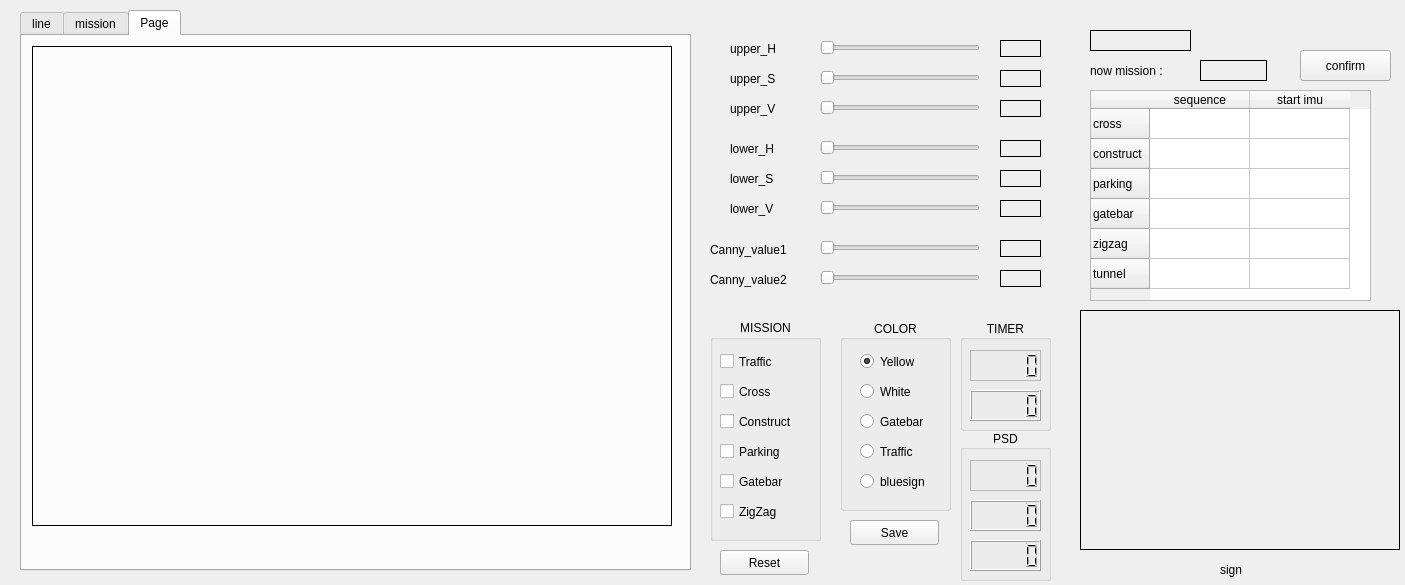
<?xml version="1.0" encoding="UTF-8"?>
<ui version="4.0">
 <class>MainWindowDesign</class>
 <widget class="QMainWindow" name="MainWindowDesign">
  <property name="geometry">
   <rect>
    <x>0</x>
    <y>0</y>
    <width>1405</width>
    <height>585</height>
   </rect>
  </property>
  <property name="windowTitle">
   <string>QRosApp</string>
  </property>
  <property name="windowIcon">
   <iconset resource="../resources/images.qrc">
    <normaloff>:/images/icon.png</normaloff>:/images/icon.png</iconset>
  </property>
  <property name="locale">
   <locale language="English" country="Australia"/>
  </property>
  <widget class="QWidget" name="centralwidget">
   <widget class="QTabWidget" name="tabWidget">
    <property name="geometry">
     <rect>
      <x>20</x>
      <y>10</y>
      <width>671</width>
      <height>561</height>
     </rect>
    </property>
    <property name="currentIndex">
     <number>2</number>
    </property>
    <widget class="QWidget" name="line">
     <attribute name="title">
      <string>line</string>
     </attribute>
     <widget class="QLabel" name="fps_label">
      <property name="geometry">
       <rect>
        <x>40</x>
        <y>250</y>
        <width>41</width>
        <height>17</height>
       </rect>
      </property>
      <property name="frameShape">
       <enum>QFrame::Box</enum>
      </property>
      <property name="text">
       <string/>
      </property>
     </widget>
     <widget class="QLabel" name="label_19">
      <property name="geometry">
       <rect>
        <x>10</x>
        <y>250</y>
        <width>31</width>
        <height>17</height>
       </rect>
      </property>
      <property name="text">
       <string>fps :</string>
      </property>
     </widget>
     <widget class="QLabel" name="label_top_name">
      <property name="geometry">
       <rect>
        <x>460</x>
        <y>250</y>
        <width>70</width>
        <height>20</height>
       </rect>
      </property>
      <property name="text">
       <string>top view</string>
      </property>
     </widget>
     <widget class="QLabel" name="label_yellow_line">
      <property name="geometry">
       <rect>
        <x>10</x>
        <y>270</y>
        <width>320</width>
        <height>240</height>
       </rect>
      </property>
      <property name="frameShape">
       <enum>QFrame::Box</enum>
      </property>
      <property name="text">
       <string/>
      </property>
     </widget>
     <widget class="QLabel" name="label_raw_image">
      <property name="geometry">
       <rect>
        <x>10</x>
        <y>10</y>
        <width>320</width>
        <height>240</height>
       </rect>
      </property>
      <property name="frameShape">
       <enum>QFrame::Box</enum>
      </property>
      <property name="text">
       <string/>
      </property>
      <property name="alignment">
       <set>Qt::AlignCenter</set>
      </property>
     </widget>
     <widget class="QLabel" name="label_white_name">
      <property name="geometry">
       <rect>
        <x>470</x>
        <y>510</y>
        <width>40</width>
        <height>17</height>
       </rect>
      </property>
      <property name="text">
       <string>white</string>
      </property>
     </widget>
     <widget class="QLabel" name="label_white_line">
      <property name="geometry">
       <rect>
        <x>340</x>
        <y>270</y>
        <width>320</width>
        <height>240</height>
       </rect>
      </property>
      <property name="frameShape">
       <enum>QFrame::Box</enum>
      </property>
      <property name="text">
       <string/>
      </property>
     </widget>
     <widget class="QLabel" name="label_front_name">
      <property name="geometry">
       <rect>
        <x>120</x>
        <y>250</y>
        <width>80</width>
        <height>20</height>
       </rect>
      </property>
      <property name="text">
       <string>front view</string>
      </property>
     </widget>
     <widget class="QLabel" name="label_perspective">
      <property name="geometry">
       <rect>
        <x>340</x>
        <y>10</y>
        <width>320</width>
        <height>240</height>
       </rect>
      </property>
      <property name="frameShape">
       <enum>QFrame::Box</enum>
      </property>
      <property name="text">
       <string/>
      </property>
     </widget>
     <widget class="QLabel" name="label_yellow_name">
      <property name="geometry">
       <rect>
        <x>130</x>
        <y>510</y>
        <width>50</width>
        <height>17</height>
       </rect>
      </property>
      <property name="text">
       <string>yellow</string>
      </property>
     </widget>
    </widget>
    <widget class="QWidget" name="mission">
     <attribute name="title">
      <string>mission</string>
     </attribute>
     <widget class="QLabel" name="label_front_name_2">
      <property name="geometry">
       <rect>
        <x>120</x>
        <y>250</y>
        <width>80</width>
        <height>20</height>
       </rect>
      </property>
      <property name="text">
       <string>front view</string>
      </property>
     </widget>
     <widget class="QLabel" name="label_perspective2">
      <property name="geometry">
       <rect>
        <x>340</x>
        <y>10</y>
        <width>320</width>
        <height>240</height>
       </rect>
      </property>
      <property name="frameShape">
       <enum>QFrame::Box</enum>
      </property>
      <property name="text">
       <string/>
      </property>
      <property name="alignment">
       <set>Qt::AlignLeading|Qt::AlignLeft|Qt::AlignTop</set>
      </property>
     </widget>
     <widget class="QLabel" name="label_raw_image2">
      <property name="geometry">
       <rect>
        <x>10</x>
        <y>10</y>
        <width>320</width>
        <height>241</height>
       </rect>
      </property>
      <property name="frameShape">
       <enum>QFrame::Box</enum>
      </property>
      <property name="text">
       <string/>
      </property>
     </widget>
     <widget class="QLabel" name="label_gatebar_name">
      <property name="geometry">
       <rect>
        <x>460</x>
        <y>510</y>
        <width>60</width>
        <height>17</height>
       </rect>
      </property>
      <property name="text">
       <string>gatebar</string>
      </property>
     </widget>
     <widget class="QLabel" name="label_top_name_2">
      <property name="geometry">
       <rect>
        <x>470</x>
        <y>250</y>
        <width>71</width>
        <height>20</height>
       </rect>
      </property>
      <property name="text">
       <string>top view</string>
      </property>
     </widget>
     <widget class="QLabel" name="label_traffic_name">
      <property name="geometry">
       <rect>
        <x>140</x>
        <y>510</y>
        <width>50</width>
        <height>17</height>
       </rect>
      </property>
      <property name="text">
       <string>traffic</string>
      </property>
     </widget>
     <widget class="QLabel" name="label_traffic">
      <property name="geometry">
       <rect>
        <x>10</x>
        <y>270</y>
        <width>320</width>
        <height>240</height>
       </rect>
      </property>
      <property name="frameShape">
       <enum>QFrame::Box</enum>
      </property>
      <property name="text">
       <string/>
      </property>
      <property name="scaledContents">
       <bool>false</bool>
      </property>
      <property name="alignment">
       <set>Qt::AlignRight|Qt::AlignTop|Qt::AlignTrailing</set>
      </property>
     </widget>
     <widget class="QLabel" name="label_gatebar">
      <property name="geometry">
       <rect>
        <x>340</x>
        <y>270</y>
        <width>320</width>
        <height>240</height>
       </rect>
      </property>
      <property name="frameShape">
       <enum>QFrame::Box</enum>
      </property>
      <property name="text">
       <string/>
      </property>
      <property name="alignment">
       <set>Qt::AlignLeading|Qt::AlignLeft|Qt::AlignTop</set>
      </property>
     </widget>
    </widget>
    <widget class="QWidget" name="tab">
     <attribute name="title">
      <string>Page</string>
     </attribute>
     <widget class="QLabel" name="label_raw_image_2">
      <property name="geometry">
       <rect>
        <x>10</x>
        <y>10</y>
        <width>640</width>
        <height>480</height>
       </rect>
      </property>
      <property name="frameShape">
       <enum>QFrame::Box</enum>
      </property>
      <property name="text">
       <string/>
      </property>
      <property name="alignment">
       <set>Qt::AlignCenter</set>
      </property>
     </widget>
    </widget>
   </widget>
   <widget class="QLabel" name="label_Canny_value">
    <property name="geometry">
     <rect>
      <x>1000</x>
      <y>240</y>
      <width>41</width>
      <height>17</height>
     </rect>
    </property>
    <property name="frameShape">
     <enum>QFrame::Box</enum>
    </property>
    <property name="text">
     <string/>
    </property>
   </widget>
   <widget class="QLabel" name="label_10">
    <property name="geometry">
     <rect>
      <x>710</x>
      <y>240</y>
      <width>91</width>
      <height>20</height>
     </rect>
    </property>
    <property name="text">
     <string>Canny_value1</string>
    </property>
   </widget>
   <widget class="QLabel" name="label_Canny_ratio">
    <property name="geometry">
     <rect>
      <x>1000</x>
      <y>270</y>
      <width>41</width>
      <height>17</height>
     </rect>
    </property>
    <property name="frameShape">
     <enum>QFrame::Box</enum>
    </property>
    <property name="text">
     <string/>
    </property>
   </widget>
   <widget class="QSlider" name="Canny_ratio">
    <property name="geometry">
     <rect>
      <x>820</x>
      <y>270</y>
      <width>160</width>
      <height>16</height>
     </rect>
    </property>
    <property name="maximum">
     <number>255</number>
    </property>
    <property name="orientation">
     <enum>Qt::Horizontal</enum>
    </property>
   </widget>
   <widget class="QSlider" name="Canny_value">
    <property name="geometry">
     <rect>
      <x>820</x>
      <y>240</y>
      <width>160</width>
      <height>16</height>
     </rect>
    </property>
    <property name="maximum">
     <number>255</number>
    </property>
    <property name="orientation">
     <enum>Qt::Horizontal</enum>
    </property>
   </widget>
   <widget class="QLabel" name="label_11">
    <property name="geometry">
     <rect>
      <x>710</x>
      <y>270</y>
      <width>101</width>
      <height>20</height>
     </rect>
    </property>
    <property name="text">
     <string>Canny_value2</string>
    </property>
   </widget>
   <widget class="QLabel" name="label_lower_V">
    <property name="geometry">
     <rect>
      <x>1000</x>
      <y>200</y>
      <width>41</width>
      <height>17</height>
     </rect>
    </property>
    <property name="frameShape">
     <enum>QFrame::Box</enum>
    </property>
    <property name="text">
     <string/>
    </property>
   </widget>
   <widget class="QSlider" name="upper_S">
    <property name="geometry">
     <rect>
      <x>820</x>
      <y>70</y>
      <width>160</width>
      <height>16</height>
     </rect>
    </property>
    <property name="maximum">
     <number>255</number>
    </property>
    <property name="orientation">
     <enum>Qt::Horizontal</enum>
    </property>
   </widget>
   <widget class="QLabel" name="label_2">
    <property name="geometry">
     <rect>
      <x>730</x>
      <y>70</y>
      <width>67</width>
      <height>17</height>
     </rect>
    </property>
    <property name="text">
     <string>upper_S</string>
    </property>
   </widget>
   <widget class="QLabel" name="label">
    <property name="geometry">
     <rect>
      <x>730</x>
      <y>40</y>
      <width>67</width>
      <height>17</height>
     </rect>
    </property>
    <property name="text">
     <string>upper_H</string>
    </property>
   </widget>
   <widget class="QLabel" name="label_upper_V">
    <property name="geometry">
     <rect>
      <x>1000</x>
      <y>100</y>
      <width>41</width>
      <height>17</height>
     </rect>
    </property>
    <property name="frameShape">
     <enum>QFrame::Box</enum>
    </property>
    <property name="text">
     <string/>
    </property>
   </widget>
   <widget class="QLabel" name="label_upper_H">
    <property name="geometry">
     <rect>
      <x>1000</x>
      <y>40</y>
      <width>41</width>
      <height>17</height>
     </rect>
    </property>
    <property name="frameShape">
     <enum>QFrame::Box</enum>
    </property>
    <property name="text">
     <string/>
    </property>
   </widget>
   <widget class="QLabel" name="label_lower_H">
    <property name="geometry">
     <rect>
      <x>1000</x>
      <y>140</y>
      <width>41</width>
      <height>17</height>
     </rect>
    </property>
    <property name="frameShape">
     <enum>QFrame::Box</enum>
    </property>
    <property name="text">
     <string/>
    </property>
   </widget>
   <widget class="QSlider" name="lower_S">
    <property name="geometry">
     <rect>
      <x>820</x>
      <y>170</y>
      <width>160</width>
      <height>16</height>
     </rect>
    </property>
    <property name="maximum">
     <number>255</number>
    </property>
    <property name="orientation">
     <enum>Qt::Horizontal</enum>
    </property>
   </widget>
   <widget class="QSlider" name="lower_V">
    <property name="geometry">
     <rect>
      <x>820</x>
      <y>200</y>
      <width>160</width>
      <height>16</height>
     </rect>
    </property>
    <property name="maximum">
     <number>255</number>
    </property>
    <property name="orientation">
     <enum>Qt::Horizontal</enum>
    </property>
   </widget>
   <widget class="QSlider" name="upper_V">
    <property name="geometry">
     <rect>
      <x>820</x>
      <y>100</y>
      <width>160</width>
      <height>16</height>
     </rect>
    </property>
    <property name="maximum">
     <number>255</number>
    </property>
    <property name="orientation">
     <enum>Qt::Horizontal</enum>
    </property>
   </widget>
   <widget class="QLabel" name="label_4">
    <property name="geometry">
     <rect>
      <x>730</x>
      <y>200</y>
      <width>67</width>
      <height>17</height>
     </rect>
    </property>
    <property name="text">
     <string>lower_V</string>
    </property>
   </widget>
   <widget class="QLabel" name="label_3">
    <property name="geometry">
     <rect>
      <x>730</x>
      <y>100</y>
      <width>67</width>
      <height>17</height>
     </rect>
    </property>
    <property name="text">
     <string>upper_V</string>
    </property>
   </widget>
   <widget class="QSlider" name="upper_H">
    <property name="geometry">
     <rect>
      <x>820</x>
      <y>40</y>
      <width>160</width>
      <height>16</height>
     </rect>
    </property>
    <property name="maximum">
     <number>255</number>
    </property>
    <property name="orientation">
     <enum>Qt::Horizontal</enum>
    </property>
   </widget>
   <widget class="QLabel" name="label_lower_S">
    <property name="geometry">
     <rect>
      <x>1000</x>
      <y>170</y>
      <width>41</width>
      <height>17</height>
     </rect>
    </property>
    <property name="frameShape">
     <enum>QFrame::Box</enum>
    </property>
    <property name="text">
     <string/>
    </property>
   </widget>
   <widget class="QSlider" name="lower_H">
    <property name="geometry">
     <rect>
      <x>820</x>
      <y>140</y>
      <width>160</width>
      <height>16</height>
     </rect>
    </property>
    <property name="maximum">
     <number>180</number>
    </property>
    <property name="orientation">
     <enum>Qt::Horizontal</enum>
    </property>
   </widget>
   <widget class="QLabel" name="label_upper_S">
    <property name="geometry">
     <rect>
      <x>1000</x>
      <y>70</y>
      <width>41</width>
      <height>17</height>
     </rect>
    </property>
    <property name="frameShape">
     <enum>QFrame::Box</enum>
    </property>
    <property name="text">
     <string/>
    </property>
   </widget>
   <widget class="QLabel" name="label_5">
    <property name="geometry">
     <rect>
      <x>730</x>
      <y>140</y>
      <width>67</width>
      <height>17</height>
     </rect>
    </property>
    <property name="text">
     <string>lower_H</string>
    </property>
   </widget>
   <widget class="QLabel" name="label_6">
    <property name="geometry">
     <rect>
      <x>730</x>
      <y>170</y>
      <width>67</width>
      <height>17</height>
     </rect>
    </property>
    <property name="text">
     <string>lower_S</string>
    </property>
   </widget>
   <widget class="QPushButton" name="Save">
    <property name="geometry">
     <rect>
      <x>850</x>
      <y>520</y>
      <width>89</width>
      <height>25</height>
     </rect>
    </property>
    <property name="text">
     <string>Save</string>
    </property>
   </widget>
   <widget class="QGroupBox" name="groupBox_3">
    <property name="geometry">
     <rect>
      <x>960</x>
      <y>430</y>
      <width>91</width>
      <height>151</height>
     </rect>
    </property>
    <property name="title">
     <string>PSD</string>
    </property>
    <property name="alignment">
     <set>Qt::AlignCenter</set>
    </property>
    <widget class="QLCDNumber" name="lcdNumber_psd2">
     <property name="geometry">
      <rect>
       <x>10</x>
       <y>70</y>
       <width>71</width>
       <height>31</height>
      </rect>
     </property>
    </widget>
    <widget class="QLCDNumber" name="lcdNumber_psd1">
     <property name="geometry">
      <rect>
       <x>10</x>
       <y>30</y>
       <width>71</width>
       <height>31</height>
      </rect>
     </property>
     <property name="frameShape">
      <enum>QFrame::StyledPanel</enum>
     </property>
    </widget>
    <widget class="QLCDNumber" name="lcdNumber_psd3">
     <property name="geometry">
      <rect>
       <x>10</x>
       <y>110</y>
       <width>71</width>
       <height>31</height>
      </rect>
     </property>
    </widget>
   </widget>
   <widget class="QGroupBox" name="color_box">
    <property name="geometry">
     <rect>
      <x>840</x>
      <y>320</y>
      <width>111</width>
      <height>191</height>
     </rect>
    </property>
    <property name="title">
     <string>COLOR</string>
    </property>
    <property name="alignment">
     <set>Qt::AlignCenter</set>
    </property>
    <widget class="QRadioButton" name="traffic_check">
     <property name="geometry">
      <rect>
       <x>20</x>
       <y>120</y>
       <width>112</width>
       <height>23</height>
      </rect>
     </property>
     <property name="text">
      <string>Traffic</string>
     </property>
    </widget>
    <widget class="QRadioButton" name="Parking_check">
     <property name="geometry">
      <rect>
       <x>20</x>
       <y>60</y>
       <width>112</width>
       <height>23</height>
      </rect>
     </property>
     <property name="text">
      <string>White</string>
     </property>
    </widget>
    <widget class="QRadioButton" name="Gatebar_check">
     <property name="geometry">
      <rect>
       <x>20</x>
       <y>90</y>
       <width>112</width>
       <height>23</height>
      </rect>
     </property>
     <property name="text">
      <string>Gatebar</string>
     </property>
    </widget>
    <widget class="QRadioButton" name="Yellow_check">
     <property name="geometry">
      <rect>
       <x>20</x>
       <y>30</y>
       <width>112</width>
       <height>23</height>
      </rect>
     </property>
     <property name="text">
      <string>Yellow</string>
     </property>
     <property name="checked">
      <bool>true</bool>
     </property>
    </widget>
    <widget class="QRadioButton" name="bluesign">
     <property name="geometry">
      <rect>
       <x>20</x>
       <y>150</y>
       <width>112</width>
       <height>23</height>
      </rect>
     </property>
     <property name="text">
      <string>bluesign</string>
     </property>
    </widget>
   </widget>
   <widget class="QGroupBox" name="groupBox_2">
    <property name="geometry">
     <rect>
      <x>960</x>
      <y>320</y>
      <width>91</width>
      <height>111</height>
     </rect>
    </property>
    <property name="title">
     <string>TIMER</string>
    </property>
    <property name="alignment">
     <set>Qt::AlignCenter</set>
    </property>
    <widget class="QLCDNumber" name="lcdNumber_2">
     <property name="geometry">
      <rect>
       <x>10</x>
       <y>70</y>
       <width>71</width>
       <height>31</height>
      </rect>
     </property>
    </widget>
    <widget class="QLCDNumber" name="lcdNumber">
     <property name="geometry">
      <rect>
       <x>10</x>
       <y>30</y>
       <width>71</width>
       <height>31</height>
      </rect>
     </property>
     <property name="frameShape">
      <enum>QFrame::StyledPanel</enum>
     </property>
    </widget>
   </widget>
   <widget class="QGroupBox" name="mission_box">
    <property name="geometry">
     <rect>
      <x>710</x>
      <y>320</y>
      <width>111</width>
      <height>221</height>
     </rect>
    </property>
    <property name="title">
     <string>MISSION</string>
    </property>
    <property name="alignment">
     <set>Qt::AlignHCenter|Qt::AlignTop</set>
    </property>
    <widget class="QCheckBox" name="checkBox_Gatebar">
     <property name="geometry">
      <rect>
       <x>10</x>
       <y>150</y>
       <width>92</width>
       <height>23</height>
      </rect>
     </property>
     <property name="text">
      <string>Gatebar</string>
     </property>
    </widget>
    <widget class="QCheckBox" name="checkBox_Construct">
     <property name="geometry">
      <rect>
       <x>10</x>
       <y>90</y>
       <width>92</width>
       <height>23</height>
      </rect>
     </property>
     <property name="text">
      <string>Construct</string>
     </property>
    </widget>
    <widget class="QCheckBox" name="checkBox_Parking">
     <property name="geometry">
      <rect>
       <x>10</x>
       <y>120</y>
       <width>92</width>
       <height>23</height>
      </rect>
     </property>
     <property name="text">
      <string>Parking</string>
     </property>
    </widget>
    <widget class="QCheckBox" name="checkBox_Cross">
     <property name="geometry">
      <rect>
       <x>10</x>
       <y>60</y>
       <width>92</width>
       <height>23</height>
      </rect>
     </property>
     <property name="text">
      <string>Cross</string>
     </property>
    </widget>
    <widget class="QCheckBox" name="checkBox_Traffic">
     <property name="geometry">
      <rect>
       <x>10</x>
       <y>30</y>
       <width>92</width>
       <height>23</height>
      </rect>
     </property>
     <property name="text">
      <string>Traffic</string>
     </property>
    </widget>
    <widget class="QCheckBox" name="checkBox_Zigzag">
     <property name="geometry">
      <rect>
       <x>10</x>
       <y>180</y>
       <width>92</width>
       <height>23</height>
      </rect>
     </property>
     <property name="text">
      <string>ZigZag</string>
     </property>
    </widget>
   </widget>
   <widget class="QPushButton" name="Reset">
    <property name="geometry">
     <rect>
      <x>720</x>
      <y>550</y>
      <width>89</width>
      <height>25</height>
     </rect>
    </property>
    <property name="text">
     <string>Reset</string>
    </property>
   </widget>
   <widget class="QLabel" name="label_12">
    <property name="geometry">
     <rect>
      <x>1090</x>
      <y>30</y>
      <width>101</width>
      <height>21</height>
     </rect>
    </property>
    <property name="frameShape">
     <enum>QFrame::Box</enum>
    </property>
    <property name="text">
     <string/>
    </property>
   </widget>
   <widget class="QLabel" name="label_8">
    <property name="geometry">
     <rect>
      <x>1090</x>
      <y>60</y>
      <width>101</width>
      <height>21</height>
     </rect>
    </property>
    <property name="text">
     <string>now mission : </string>
    </property>
   </widget>
   <widget class="QLabel" name="now_mission">
    <property name="geometry">
     <rect>
      <x>1200</x>
      <y>60</y>
      <width>67</width>
      <height>21</height>
     </rect>
    </property>
    <property name="frameShape">
     <enum>QFrame::Box</enum>
    </property>
    <property name="text">
     <string/>
    </property>
   </widget>
   <widget class="QPushButton" name="mission_confirm">
    <property name="geometry">
     <rect>
      <x>1300</x>
      <y>50</y>
      <width>91</width>
      <height>31</height>
     </rect>
    </property>
    <property name="text">
     <string>confirm</string>
    </property>
   </widget>
   <widget class="QTableWidget" name="mission_set">
    <property name="geometry">
     <rect>
      <x>1090</x>
      <y>90</y>
      <width>281</width>
      <height>211</height>
     </rect>
    </property>
    <row>
     <property name="text">
      <string>cross</string>
     </property>
    </row>
    <row>
     <property name="text">
      <string>construct</string>
     </property>
    </row>
    <row>
     <property name="text">
      <string>parking</string>
     </property>
    </row>
    <row>
     <property name="text">
      <string>gatebar</string>
     </property>
    </row>
    <row>
     <property name="text">
      <string>zigzag</string>
     </property>
    </row>
    <row>
     <property name="text">
      <string>tunnel</string>
     </property>
    </row>
    <column>
     <property name="text">
      <string>sequence</string>
     </property>
    </column>
    <column>
     <property name="text">
      <string>start imu</string>
     </property>
    </column>
   </widget>
   <widget class="QLabel" name="label_bluesign">
    <property name="geometry">
     <rect>
      <x>1080</x>
      <y>310</y>
      <width>320</width>
      <height>240</height>
     </rect>
    </property>
    <property name="frameShape">
     <enum>QFrame::Box</enum>
    </property>
    <property name="text">
     <string/>
    </property>
    <property name="alignment">
     <set>Qt::AlignLeading|Qt::AlignLeft|Qt::AlignTop</set>
    </property>
   </widget>
   <widget class="QLabel" name="label_front_name_3">
    <property name="geometry">
     <rect>
      <x>1220</x>
      <y>560</y>
      <width>31</width>
      <height>20</height>
     </rect>
    </property>
    <property name="text">
     <string>sign</string>
    </property>
   </widget>
   <zorder>label_Canny_value</zorder>
   <zorder>label_10</zorder>
   <zorder>label_Canny_ratio</zorder>
   <zorder>Canny_ratio</zorder>
   <zorder>Canny_value</zorder>
   <zorder>label_11</zorder>
   <zorder>label_lower_V</zorder>
   <zorder>upper_S</zorder>
   <zorder>label_2</zorder>
   <zorder>label</zorder>
   <zorder>label_upper_V</zorder>
   <zorder>label_upper_H</zorder>
   <zorder>label_lower_H</zorder>
   <zorder>lower_S</zorder>
   <zorder>lower_V</zorder>
   <zorder>upper_V</zorder>
   <zorder>label_4</zorder>
   <zorder>label_3</zorder>
   <zorder>upper_H</zorder>
   <zorder>label_lower_S</zorder>
   <zorder>lower_H</zorder>
   <zorder>label_upper_S</zorder>
   <zorder>label_5</zorder>
   <zorder>label_6</zorder>
   <zorder>Save</zorder>
   <zorder>groupBox_3</zorder>
   <zorder>color_box</zorder>
   <zorder>groupBox_2</zorder>
   <zorder>mission_box</zorder>
   <zorder>Reset</zorder>
   <zorder>label_12</zorder>
   <zorder>tabWidget</zorder>
   <zorder>label_8</zorder>
   <zorder>now_mission</zorder>
   <zorder>mission_confirm</zorder>
   <zorder>mission_set</zorder>
   <zorder>label_bluesign</zorder>
   <zorder>label_front_name_3</zorder>
  </widget>
  <action name="action_Quit">
   <property name="text">
    <string>&amp;Quit</string>
   </property>
   <property name="shortcut">
    <string>Ctrl+Q</string>
   </property>
   <property name="shortcutContext">
    <enum>Qt::ApplicationShortcut</enum>
   </property>
  </action>
  <action name="action_Preferences">
   <property name="text">
    <string>&amp;Preferences</string>
   </property>
  </action>
  <action name="actionAbout">
   <property name="text">
    <string>&amp;About</string>
   </property>
  </action>
  <action name="actionAbout_Qt">
   <property name="text">
    <string>About &amp;Qt</string>
   </property>
  </action>
 </widget>
 <resources>
  <include location="../resources/images.qrc"/>
 </resources>
 <connections>
  <connection>
   <sender>action_Quit</sender>
   <signal>triggered()</signal>
   <receiver>MainWindowDesign</receiver>
   <slot>close()</slot>
   <hints>
    <hint type="sourcelabel">
     <x>-1</x>
     <y>-1</y>
    </hint>
    <hint type="destinationlabel">
     <x>399</x>
     <y>299</y>
    </hint>
   </hints>
  </connection>
 </connections>
</ui>
